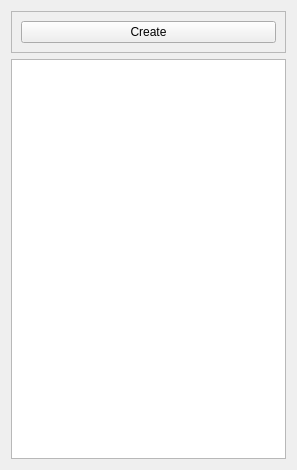
<?xml version="1.0" encoding="UTF-8"?>
<ui version="4.0">
 <class>AlbumListWidget</class>
 <widget class="QWidget" name="AlbumListWidget">
  <property name="geometry">
   <rect>
    <x>0</x>
    <y>0</y>
    <width>297</width>
    <height>470</height>
   </rect>
  </property>
  <property name="windowTitle">
   <string>Form</string>
  </property>
  <layout class="QVBoxLayout" name="verticalLayout">
   <item>
    <widget class="QFrame" name="frame">
     <property name="frameShape">
      <enum>QFrame::StyledPanel</enum>
     </property>
     <property name="frameShadow">
      <enum>QFrame::Raised</enum>
     </property>
     <layout class="QHBoxLayout" name="horizontalLayout">
      <item>
       <widget class="QPushButton" name="createAlbumButton">
        <property name="text">
         <string>Create</string>
        </property>
        <property name="icon">
         <iconset>
          <normalon>:/icons/album-add.png</normalon>
         </iconset>
        </property>
       </widget>
      </item>
     </layout>
    </widget>
   </item>
   <item>
    <widget class="QListView" name="albumList"/>
   </item>
  </layout>
 </widget>
 <resources/>
 <connections/>
</ui>
